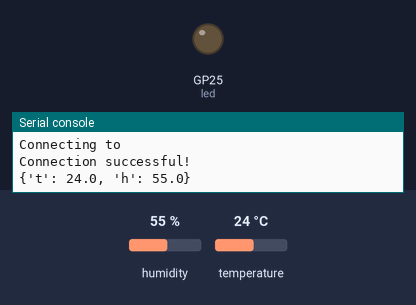
Bench run of a program on a simulated Raspberry Pi Pico running MicroPython. On the bench: output pins drawn as LEDs (lit = HIGH), the last lines printed to the serial console. The test bench sets the inputs (shaded band); at power-on: humidity 55 %, temperature 24 °C. WiFi joins after 1.5 s; no MQTT or app messages arrive unless stated.

Above: at 5.3 s.
At 80.37 s:
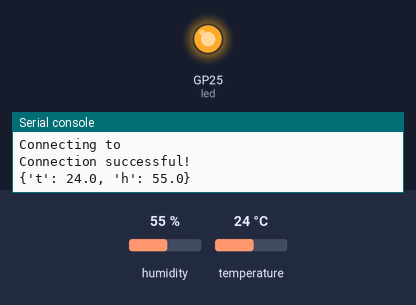
Timing chart, 0 to 81.7 s (numbered marks = the images above):
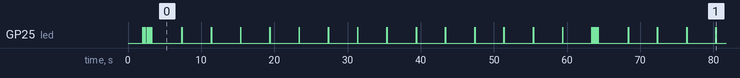

Measured:
- by itself, everything shown: repeats every 61.0 s, in 40 steps

The program:

main.py
```python
from machine import Pin, Timer
from umqtt.simple import MQTTClient
from blinker import Led
import dht
import time
import ujson

MQTT_BROKER = ''
CLIENT_ID = ''
PUBLISH_TOPIC = ''

def connect():
    client = MQTTClient(CLIENT_ID, MQTT_BROKER, 1883)
    try:
        print(f'Connecting to {MQTT_BROKER}')
        client.connect()
    except OSError:
        return(False)
    return client


sensor = dht.DHT22(Pin(13))
led = Led()


while True:
    try:
        sensor.measure()
        data = {"t": sensor.temperature(), "h": sensor.humidity()}
        client = connect()
        while not client:
            led.on()
            print('Failed to connect. Retry in 5s...')
            time.sleep(5)
            client = connect()
        led.five_blinks()
        print('Connection successful!')
        client.publish(PUBLISH_TOPIC, ujson.dumps(data).encode())
        print(data)
        client.disconnect()

        led.signal(60, 0.25)

    except OSError as e:
        print("Failed reception")
```

blinker.py
```python
from machine import Pin, Timer
import utime


# Initialize the LED pin as an output

class Led:

    def __init__(self):
        self.led = Pin("LED", Pin.OUT)
        self.status = False

    def on(self):
        self.led.on()
        self.status = True

    def off(self):
        self.led.off()
        self.status = False

    def blink(self, timer):
        self.led.on()
        utime.sleep(0.05)
        self.led.off()

    def triple_blink(self):
        if self.status:
            self.led.off()
            utime.sleep(0.1)

        for i in range(0, 3):
            self.led.on()
            utime.sleep(0.05)
            self.led.off()
            utime.sleep(0.1)

        if self.status:
            self.led.on()

    def five_blinks(self):
        if self.status:
            self.led.off()
            utime.sleep(0.1)

        for i in range(0, 5):
            self.led.on()
            utime.sleep(0.05)
            self.led.off()
            utime.sleep(0.1)

        if self.status:
            self.led.on()


    def signal(self, duration, freq):
        blink_timer = Timer(freq=freq, mode=Timer.PERIODIC, callback=self.blink)
        start_time = utime.ticks_ms()
        while utime.ticks_diff(utime.ticks_ms(), start_time) < duration * 1000:
            pass
        blink_timer.deinit()
        self.led.off()
        self.status = False
```

boot.py
```python
from machine import Pin
from blinker import Led
import utime
import network

SSID = ""
SSID_PASSWORD = ""

def do_connect():
    sta_if = network.WLAN(network.STA_IF)
    if not sta_if.isconnected():
        print('Connecting to network...')
        sta_if.active(True)
        sta_if.connect(SSID, SSID_PASSWORD)
        while not sta_if.isconnected():
            print("Attempting to connect....")
            utime.sleep(1)
    print('Connected!\nNetwork config:', sta_if.ifconfig())


print("Connecting to your wifi...")
do_connect()
led = Led()
led.triple_blink()
```
